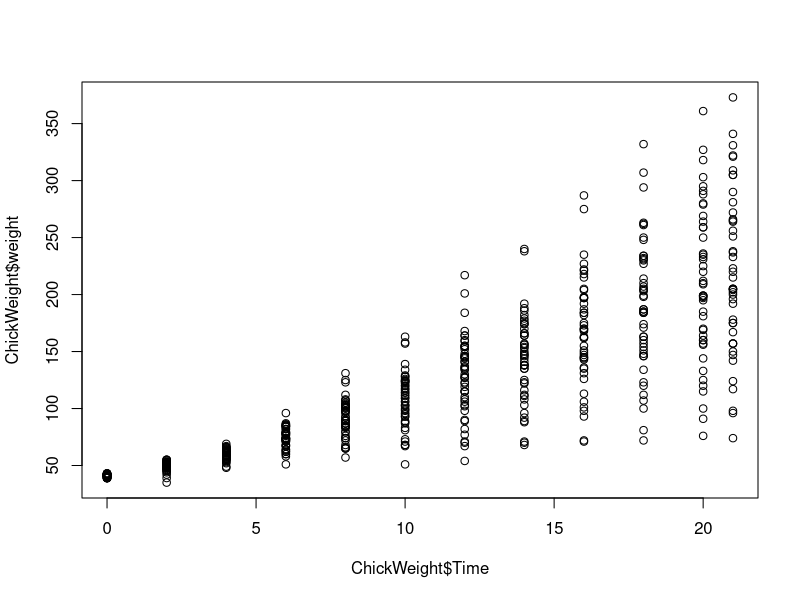
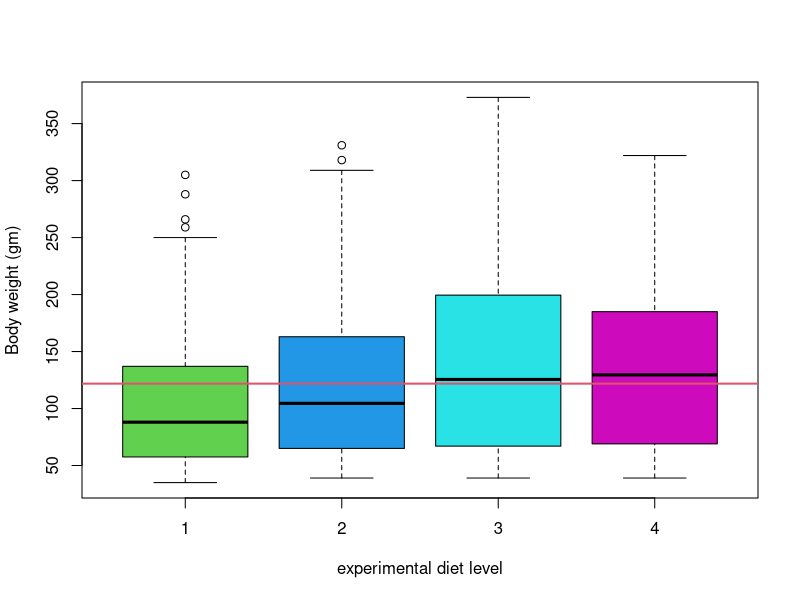
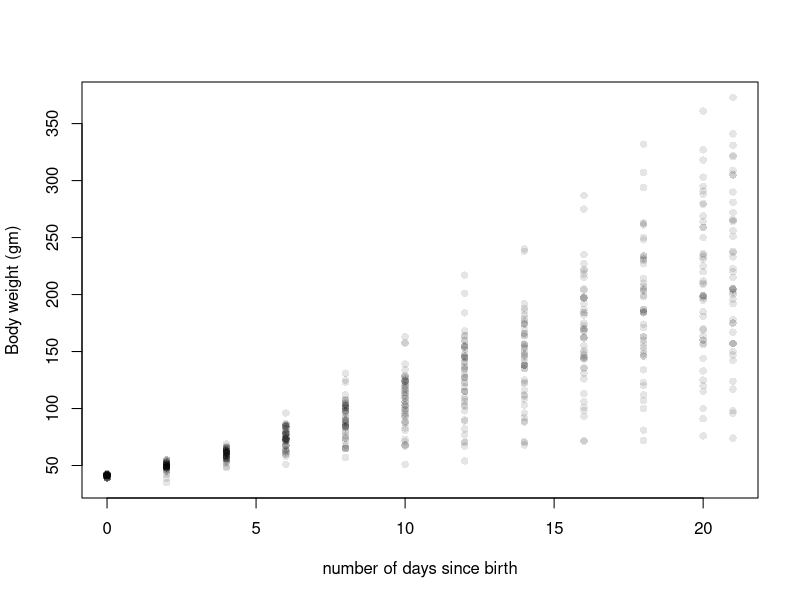
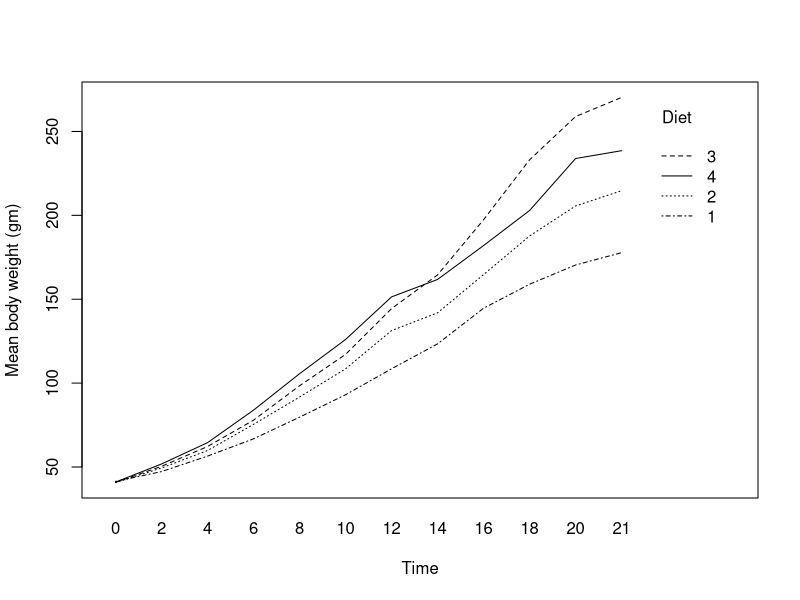
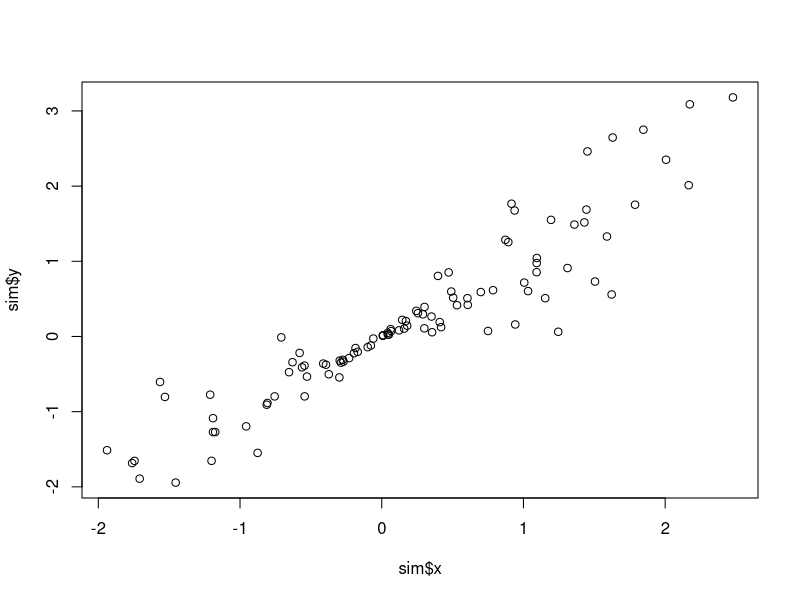
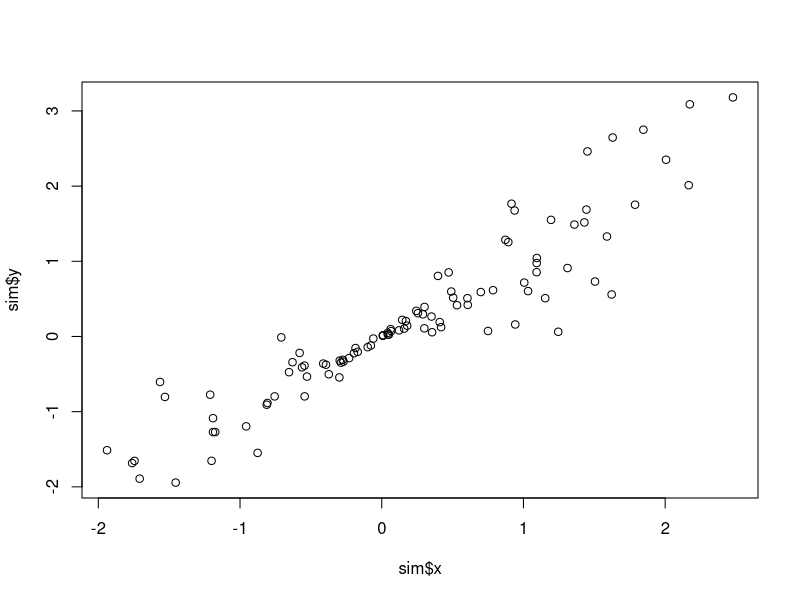
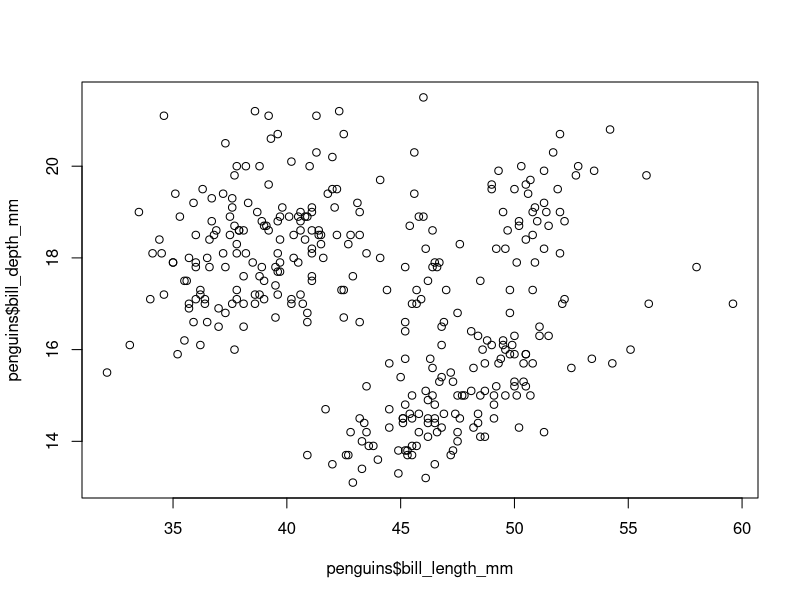
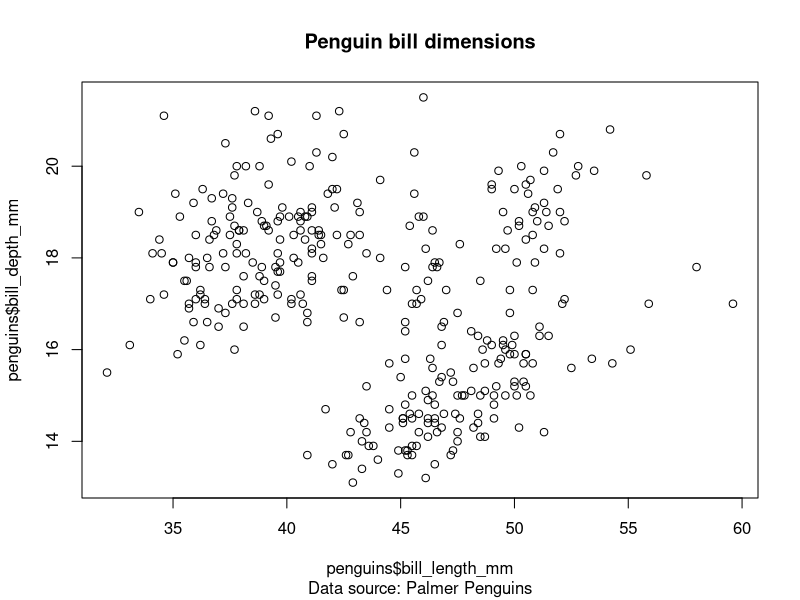

The R source for these figures, in order:
## ---- chunk 1
# use :: to access data or functions from within a package 
penguins <- palmerpenguins::penguins 
## ---- chunk 2
library(palmerpenguins)
## ---- chunk 3
#| warning: false
library(palmerpenguins)
## ---- chunk 4
#| echo: false
plot(x = ChickWeight$Time, 
     y = ChickWeight$weight)
## ---- chunk 5
mean(penguins$body_mass_g, na.rm = TRUE)
median(penguins$body_mass_g, na.rm = TRUE)
## ---- chunk 6
#| results: hold
mean(penguins$body_mass_g, na.rm = TRUE)
median(penguins$body_mass_g, na.rm = TRUE)
## ---- chunk 7
plot(x = ChickWeight$Diet, 
     y = ChickWeight$weight, 
     ylab = "Body weight (gm)", 
     xlab = "experimental diet level",
     col = c(3,4,5,6))
abline(h = mean(ChickWeight$weight, na.rm = TRUE), col = 2, lwd = 2)
## ---- chunk 8
plot(x = ChickWeight$Time, 
     y = ChickWeight$weight, 
     ylab = "Body weight (gm)", 
     xlab = "number of days since birth",
     pch = 16,
     col = rgb(0,0,0,0.1))
## ---- chunk 9
interaction.plot(
  x.factor = ChickWeight$Time,
  trace.factor = ChickWeight$Diet,
  response = ChickWeight$weight,
  fun = mean,
  xlab = "Time",
  ylab = "Mean body weight (gm)",
  trace.label = "Diet"
)
## ---- chunk 10
table(penguins$species)
## ---- chunk 11
# fit linear model
mass_lm <- lm(formula = body_mass_g ~ 1 + species, penguins)

# extract coefficients and standard errors
mass_lm_coefficients <- summary(mass_lm)$coefficients[,1:2]
mass_lm_coefficients
## ---- chunk 12
species_counts <- table(penguins$species)
knitr::kable(species_counts, col.names = c("Species", "Count"))
## ---- chunk 13
knitr::kable(x = mass_lm_coefficients)
## ---- chunk 14
row.names(mass_lm_coefficients) <- c("Intercept", "Chinstrap", "Gentoo")
knitr::kable(x = mass_lm_coefficients)
## ---- chunk 15
knitr::kable(
  x = mass_lm_coefficients, 
  col.names = c("MLE", "Std. Err"))
## ---- chunk 16
knitr::kable(
  x = round(mass_lm_coefficients, 2),
  col.names = c("MLE", "Std. Err"))
## ---- chunk 17
#######################
# Question 3
#######################

# Part A --------------------------

# simulate data
n <- 100
x <- rnorm(n, mean = 0, sd = 1)
y <- rnorm(n, mean = x, sd = abs(x) / 2)
type <- ifelse(x > 0, "A", "B")

# collect and clean workspace
sim <- data.frame(x, y, type)
rm(n, x, y, type)
## ---- chunk 18
# Part B --------------------------
plot(x = sim$x, y = sim$y)
## ---- chunk 19
#| label: tbl-palmer
#| tbl-cap: "Example rows of the Palmer penguin dataset."

library(knitr)
kable(head(penguins)[ ,1:6])
## ---- chunk 20
#| label: fig-sim-data
#| tbl-cap: "Scatter plot of two simulated datasets."
plot(x = sim$x, y = sim$y)
## ---- chunk 21
plot(x = penguins$bill_length_mm, y = penguins$bill_depth_mm)
## ---- chunk 22
plot(
  x = penguins$bill_length_mm,
  y = penguins$bill_depth_mm, 
  main = "Penguin bill dimensions",
  sub = "Data source: Palmer Penguins")
## ---- chunk 23
plot(
  x = penguins$bill_length_mm,
  y = penguins$bill_depth_mm, 
  main = "Penguin bill dimensions",
  xlab = "Length (mm)",
  ylab = "Depth (mm)")
## ---- chunk 24
plot(
  x = penguins$bill_length_mm,
  y = penguins$bill_depth_mm, 
  xlab = "Length (mm)",
  ylab = "Depth (mm)",
  cex.axis = 1.2, # relative scaling of axis values
  cex.lab = 1.4)  # relative scaling of axis labels
## ---- chunk 25
plot(
  x = penguins$bill_length_mm,
  y = penguins$bill_depth_mm, 
  main = "Penguin bill dimensions",
  xlab = "Length (mm)",
  ylab = "Depth (mm)", 
  pch = 16)
## ---- chunk 26
plot(
  x = penguins$bill_length_mm,
  y = penguins$bill_depth_mm, 
  main = "Penguin bill dimensions",
  xlab = "Length (mm)",
  ylab = "Depth (mm)", 
  pch = 16,
  col = "blue")
## ---- chunk 27
plot(
  x = penguins$bill_length_mm,
  y = penguins$bill_depth_mm, 
  main = "Penguin bill dimensions",
  xlab = "Length (mm)",
  ylab = "Depth (mm)", 
  pch = 16,
  col = rgb(0,0,0,0.5))
## ---- chunk 28
#| fig-cap: "Penguin bill dimensions by species: Adelie (black), Chinstrap (red) and Gentoo (green)."


plot(
  x = penguins$bill_length_mm,
  y = penguins$bill_depth_mm, 
  main = "Penguin bill dimensions",
  xlab = "Length (mm)",
  ylab = "Depth (mm)", 
  pch = 16,
  col = penguins$species)
## ---- chunk 29
#| fig-cap: "Penguin bill dimensions by species: Adelie (black circles), Chinstrap (red triangles) and Gentoo (green diamonds)."
#| label: fig-penguin-scatter
plot(
  x = penguins$bill_length_mm,
  y = penguins$bill_depth_mm, 
  main = "Penguin bill dimensions",
  xlab = "Length (mm)",
  ylab = "Depth (mm)", 
  pch = 15 + as.numeric(penguins$species),
  col = penguins$species)
## ---- chunk 30
#| fig-cap: Displacement of an undamped simple harmonic oscillator.
#| label: fig-oscillator

time <- seq(from = 0, to = 100, by = 0.01)
displacement <- 10 + 5 * sin(time) 

plot(
  x = time,
  y = displacement,
  type = "l",
  bty = "n",
  col = "blue",
  lwd = 2, # line width
  lty = 2) # dashed line

## ---- chunk 31
plot(
  x = time,
  y = displacement,
  type = "l",
  bty = "n",
  col = "blue",
  lwd = 2, # line width
  lty = 2) # dashed line
spring_2 = 10 + 3 * sin(0.25 * time)
lines(x = time, y = spring_2, lwd = 2)
## ---- chunk 32
plot(
  x = time,
  y = displacement,
  type = "l",
  bty = "n",
  col = "blue",
  lwd = 2,
  lty = 2) 
lines(x = time, y = spring_2, lwd = 2)
points(x = c(2, 10, 18, 26) * pi, y = rep(13, 4), pch = 16, col = "red")
## ---- chunk 33
#| fig-cap: "Penguin bill dimensions by species."
plot(
  x = penguins$bill_length_mm,
  y = penguins$bill_depth_mm, 
  col = penguins$species,
  pch = 15 + as.numeric(penguins$species),
  xlim = c(29,70), # extend plotting area to make room for legend
  ylim = c(12,23),
  main = "Penguin bill dimensions",
  xlab = "Length (mm)",
  ylab = "Depth (mm)",
  bty = "n")
legend(
  "bottomright",
  title = "Species",
  legend = c("Adelie", "Chinstrap", "Gentoo"),
  pch = 16:18,
  col = 1:3,
  bty = "n")
## ---- chunk 34
#| layout-ncol: 2
#| label: fig-example-plots
#| fig-cap: "Two example plots relating to the Gaussian distribution."
#| fig-subcap: 
#|   - "Gaussian distribution"
#|   - "Gaussian QQ-plot"

x <- seq(from = -3, to = 3,by = 0.01)
density <- dnorm(x, mean = 0, sd = 1)

plot(
  x = x,
  y = density,
  bty = "n",
  cex.axis = 1.4,
  cex.lab = 1.4,
  type = "l",
  lwd = 2)

y <- rnorm(n = 100, mean = 3, sd = 2)
qqnorm(y, cex.axis = 1.4, cex.lab = 1.4, main = "")
